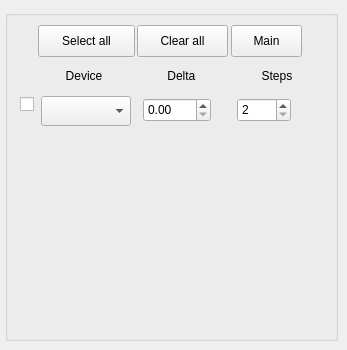
    <widget class="QWidget" name="page_other">
     <widget class="QGroupBox" name="dev_groupBox">
      <property name="geometry">
       <rect>
        <x>5</x>
        <y>10</y>
        <width>333</width>
        <height>331</height>
       </rect>
      </property>
      <property name="sizePolicy">
       <sizepolicy hsizetype="Expanding" vsizetype="Expanding">
        <horstretch>0</horstretch>
        <verstretch>0</verstretch>
       </sizepolicy>
      </property>
      <property name="title">
       <string/>
      </property>
      <property name="flat">
       <bool>true</bool>
      </property>
      <widget class="QPushButton" name="mainP_pushButton">
       <property name="geometry">
        <rect>
         <x>226</x>
         <y>15</y>
         <width>71</width>
         <height>32</height>
        </rect>
       </property>
       <property name="text">
        <string>Main</string>
       </property>
       <property name="checkable">
        <bool>false</bool>
       </property>
      </widget>
      <widget class="QPushButton" name="clearall_pushButton_2">
       <property name="geometry">
        <rect>
         <x>132</x>
         <y>15</y>
         <width>91</width>
         <height>32</height>
        </rect>
       </property>
       <property name="text">
        <string>Clear all</string>
       </property>
      </widget>
      <widget class="QLabel" name="label_5">
       <property name="geometry">
        <rect>
         <x>138</x>
         <y>53</y>
         <width>80</width>
         <height>25</height>
        </rect>
       </property>
       <property name="sizePolicy">
        <sizepolicy hsizetype="Minimum" vsizetype="Minimum">
         <horstretch>0</horstretch>
         <verstretch>0</verstretch>
        </sizepolicy>
       </property>
       <property name="minimumSize">
        <size>
         <width>80</width>
         <height>25</height>
        </size>
       </property>
       <property name="autoFillBackground">
        <bool>false</bool>
       </property>
       <property name="text">
        <string>Delta </string>
       </property>
       <property name="alignment">
        <set>Qt::AlignCenter</set>
       </property>
      </widget>
      <widget class="QDoubleSpinBox" name="doubleSpinBox_8">
       <property name="geometry">
        <rect>
         <x>138</x>
         <y>88</y>
         <width>68</width>
         <height>24</height>
        </rect>
       </property>
       <property name="singleStep">
        <double>0.500000000000000</double>
       </property>
      </widget>
      <widget class="QLabel" name="label_4">
       <property name="geometry">
        <rect>
         <x>39</x>
         <y>53</y>
         <width>80</width>
         <height>25</height>
        </rect>
       </property>
       <property name="sizePolicy">
        <sizepolicy hsizetype="Fixed" vsizetype="Preferred">
         <horstretch>0</horstretch>
         <verstretch>0</verstretch>
        </sizepolicy>
       </property>
       <property name="minimumSize">
        <size>
         <width>80</width>
         <height>25</height>
        </size>
       </property>
       <property name="autoFillBackground">
        <bool>false</bool>
       </property>
       <property name="text">
        <string>Device</string>
       </property>
       <property name="alignment">
        <set>Qt::AlignCenter</set>
       </property>
      </widget>
      <widget class="QPushButton" name="selectall_pushButton_2">
       <property name="geometry">
        <rect>
         <x>33</x>
         <y>15</y>
         <width>97</width>
         <height>32</height>
        </rect>
       </property>
       <property name="text">
        <string>Select all</string>
       </property>
      </widget>
      <widget class="QLabel" name="label_6">
       <property name="geometry">
        <rect>
         <x>232</x>
         <y>53</y>
         <width>80</width>
         <height>25</height>
        </rect>
       </property>
       <property name="sizePolicy">
        <sizepolicy hsizetype="Fixed" vsizetype="Fixed">
         <horstretch>0</horstretch>
         <verstretch>0</verstretch>
        </sizepolicy>
       </property>
       <property name="minimumSize">
        <size>
         <width>80</width>
         <height>25</height>
        </size>
       </property>
       <property name="autoFillBackground">
        <bool>false</bool>
       </property>
       <property name="text">
        <string>Steps</string>
       </property>
       <property name="alignment">
        <set>Qt::AlignCenter</set>
       </property>
      </widget>
      <widget class="QSpinBox" name="steps_spinBox_8">
       <property name="geometry">
        <rect>
         <x>232</x>
         <y>88</y>
         <width>54</width>
         <height>24</height>
        </rect>
       </property>
       <property name="minimum">
        <number>2</number>
       </property>
       <property name="maximum">
        <number>100</number>
       </property>
      </widget>
      <widget class="QCheckBox" name="dev_checkBox_8">
       <property name="geometry">
        <rect>
         <x>15</x>
         <y>85</y>
         <width>19</width>
         <height>18</height>
        </rect>
       </property>
       <property name="sizePolicy">
        <sizepolicy hsizetype="MinimumExpanding" vsizetype="Fixed">
         <horstretch>0</horstretch>
         <verstretch>0</verstretch>
        </sizepolicy>
       </property>
       <property name="text">
        <string/>
       </property>
      </widget>
      <widget class="QComboBox" name="dev_comboBox_8">
       <property name="geometry">
        <rect>
         <x>36</x>
         <y>86</y>
         <width>90</width>
         <height>30</height>
        </rect>
       </property>
       <property name="minimumSize">
        <size>
         <width>90</width>
         <height>20</height>
        </size>
       </property>
       <property name="maximumSize">
        <size>
         <width>80</width>
         <height>30</height>
        </size>
       </property>
      </widget>
     </widget>
    </widget>
